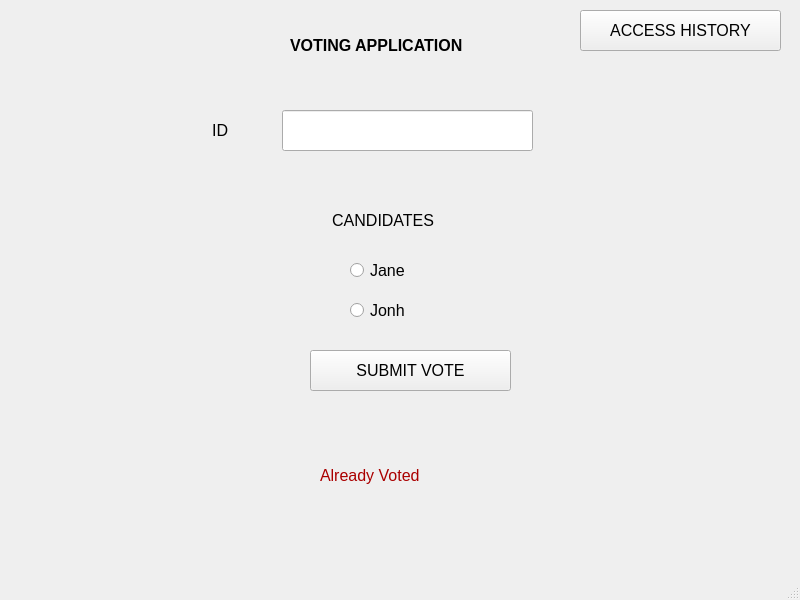
<?xml version="1.0" encoding="UTF-8"?>
<ui version="4.0">
 <class>MainWindow</class>
 <widget class="QMainWindow" name="MainWindow">
  <property name="geometry">
   <rect>
    <x>0</x>
    <y>0</y>
    <width>800</width>
    <height>600</height>
   </rect>
  </property>
  <property name="font">
   <font>
    <pointsize>12</pointsize>
    <weight>50</weight>
    <bold>false</bold>
   </font>
  </property>
  <property name="windowTitle">
   <string>MainWindow</string>
  </property>
  <widget class="QWidget" name="centralwidget">
   <widget class="QLineEdit" name="idInput">
    <property name="geometry">
     <rect>
      <x>282</x>
      <y>110</y>
      <width>251</width>
      <height>41</height>
     </rect>
    </property>
   </widget>
   <widget class="QRadioButton" name="radioJane">
    <property name="geometry">
     <rect>
      <x>350</x>
      <y>260</y>
      <width>95</width>
      <height>20</height>
     </rect>
    </property>
    <property name="text">
     <string>Jane</string>
    </property>
   </widget>
   <widget class="QRadioButton" name="radioJonh">
    <property name="geometry">
     <rect>
      <x>350</x>
      <y>300</y>
      <width>95</width>
      <height>20</height>
     </rect>
    </property>
    <property name="text">
     <string>Jonh</string>
    </property>
   </widget>
   <widget class="QPushButton" name="submitButton">
    <property name="geometry">
     <rect>
      <x>310</x>
      <y>350</y>
      <width>201</width>
      <height>41</height>
     </rect>
    </property>
    <property name="text">
     <string>SUBMIT VOTE</string>
    </property>
   </widget>
   <widget class="QLabel" name="statusLabel">
    <property name="geometry">
     <rect>
      <x>320</x>
      <y>460</y>
      <width>171</width>
      <height>31</height>
     </rect>
    </property>
    <property name="text">
     <string>&lt;html&gt;&lt;head/&gt;&lt;body&gt;&lt;p&gt;&lt;span style=&quot; color:#aa0000;&quot;&gt;Already Voted&lt;/span&gt;&lt;/p&gt;&lt;/body&gt;&lt;/html&gt;</string>
    </property>
   </widget>
   <widget class="QLabel" name="idLabel">
    <property name="geometry">
     <rect>
      <x>190</x>
      <y>110</y>
      <width>71</width>
      <height>41</height>
     </rect>
    </property>
    <property name="text">
     <string>     ID</string>
    </property>
   </widget>
   <widget class="QLabel" name="candidateLabel">
    <property name="geometry">
     <rect>
      <x>310</x>
      <y>200</y>
      <width>201</width>
      <height>41</height>
     </rect>
    </property>
    <property name="text">
     <string>     CANDIDATES</string>
    </property>
   </widget>
   <widget class="QLabel" name="titleLabel">
    <property name="geometry">
     <rect>
      <x>290</x>
      <y>20</y>
      <width>251</width>
      <height>51</height>
     </rect>
    </property>
    <property name="text">
     <string>&lt;html&gt;&lt;head/&gt;&lt;body&gt;&lt;p&gt;&lt;span style=&quot; font-weight:600;&quot;&gt;VOTING APPLICATION&lt;/span&gt;&lt;/p&gt;&lt;/body&gt;&lt;/html&gt;</string>
    </property>
    <property name="alignment">
     <set>Qt::AlignLeading|Qt::AlignLeft|Qt::AlignVCenter</set>
    </property>
   </widget>
   <widget class="QPushButton" name="viewHistoryButton">
    <property name="geometry">
     <rect>
      <x>580</x>
      <y>10</y>
      <width>201</width>
      <height>41</height>
     </rect>
    </property>
    <property name="text">
     <string>ACCESS HISTORY</string>
    </property>
   </widget>
  </widget>
  <widget class="QMenuBar" name="menubar">
   <property name="geometry">
    <rect>
     <x>0</x>
     <y>0</y>
     <width>800</width>
     <height>26</height>
    </rect>
   </property>
  </widget>
  <widget class="QStatusBar" name="statusbar"/>
 </widget>
 <resources/>
 <connections/>
</ui>
